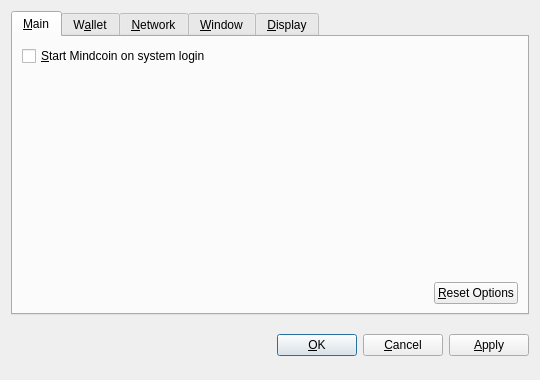
<?xml version="1.0" encoding="UTF-8"?>
<ui version="4.0">
 <class>OptionsDialog</class>
 <widget class="QDialog" name="OptionsDialog">
  <property name="geometry">
   <rect>
    <x>0</x>
    <y>0</y>
    <width>540</width>
    <height>380</height>
   </rect>
  </property>
  <property name="windowTitle">
   <string>Options</string>
  </property>
  <property name="modal">
   <bool>true</bool>
  </property>
  <layout class="QVBoxLayout" name="verticalLayout">
   <item>
    <widget class="QTabWidget" name="tabWidget">
     <property name="tabPosition">
      <enum>QTabWidget::North</enum>
     </property>
     <property name="currentIndex">
      <number>0</number>
     </property>
     <widget class="QWidget" name="tabMain">
      <attribute name="title">
       <string>&amp;Main</string>
      </attribute>
      <layout class="QVBoxLayout" name="verticalLayout_Main">
       <item>
        <widget class="QCheckBox" name="bitcoinAtStartup">
         <property name="toolTip">
          <string>Automatically start Mindcoin after logging in to the system.</string>
         </property>
         <property name="text">
          <string>&amp;Start Mindcoin on system login</string>
         </property>
        </widget>
       </item>
       <item>
        <spacer name="verticalSpacer_Main">
         <property name="orientation">
          <enum>Qt::Vertical</enum>
         </property>
         <property name="sizeHint" stdset="0">
          <size>
           <width>20</width>
           <height>40</height>
          </size>
         </property>
        </spacer>
       </item>
       <item>
        <layout class="QHBoxLayout" name="horizontalLayout_2_Main">
         <item>
          <spacer name="horizontalSpacer_2_Main">
           <property name="orientation">
            <enum>Qt::Horizontal</enum>
           </property>
           <property name="sizeHint" stdset="0">
            <size>
             <width>40</width>
             <height>20</height>
            </size>
           </property>
          </spacer>
         </item>
         <item>
          <widget class="QPushButton" name="resetButton">
           <property name="toolTip">
            <string>Reset all client options to default.</string>
           </property>
           <property name="text">
            <string>&amp;Reset Options</string>
           </property>
           <property name="autoDefault">
            <bool>false</bool>
           </property>
          </widget>
         </item>
        </layout>
       </item>
      </layout>
     </widget>
     <widget class="QWidget" name="tabWallet">
      <attribute name="title">
       <string>W&amp;allet</string>
      </attribute>
      <layout class="QVBoxLayout" name="verticalLayout_Network">
       <item>
        <widget class="QLabel" name="transactionFeeInfoLabel">
         <property name="text">
          <string>Optional transaction fee per kB that helps make sure your transactions are processed quickly. Most transactions are 1 kB.</string>
         </property>
         <property name="textFormat">
          <enum>Qt::PlainText</enum>
         </property>
         <property name="wordWrap">
          <bool>true</bool>
         </property>
        </widget>
       </item>
       <item>
        <layout class="QHBoxLayout" name="horizontalLayout_1_Main">
         <item>
          <widget class="QLabel" name="transactionFeeLabel">
           <property name="text">
            <string>Pay transaction &amp;fee</string>
           </property>
           <property name="textFormat">
            <enum>Qt::PlainText</enum>
           </property>
           <property name="buddy">
            <cstring>transactionFee</cstring>
           </property>
          </widget>
         </item>
         <item>
          <widget class="BitcoinAmountField" name="transactionFee"/>
         </item>
         <item>
          <spacer name="horizontalSpacer_1_Main">
           <property name="orientation">
            <enum>Qt::Horizontal</enum>
           </property>
           <property name="sizeHint" stdset="0">
            <size>
             <width>40</width>
             <height>20</height>
            </size>
           </property>
          </spacer>
         </item>
        </layout>
       </item>
       <item>
        <widget class="QLabel" name="label">
         <property name="text">
          <string>If you disable the spending of unconfirmed change, the change from a transaction cannot be used until that transaction has at least one confirmation. This also affects how your balance is computed.</string>
         </property>
         <property name="wordWrap">
          <bool>true</bool>
         </property>
        </widget>
       </item>
       <item>
        <widget class="QCheckBox" name="spendZeroConfChange">
         <property name="text">
          <string>Spend unconfirmed change  (experts only)</string>
         </property>
        </widget>
       </item>
       <item>
        <spacer name="verticalSpacer">
         <property name="orientation">
          <enum>Qt::Vertical</enum>
         </property>
         <property name="sizeHint" stdset="0">
          <size>
           <width>20</width>
           <height>40</height>
          </size>
         </property>
        </spacer>
       </item>
      </layout>
     </widget>
     <widget class="QWidget" name="tabNetwork">
      <attribute name="title">
       <string>&amp;Network</string>
      </attribute>
      <layout class="QVBoxLayout" name="verticalLayout_Network">
       <item>
        <widget class="QCheckBox" name="mapPortUpnp">
         <property name="toolTip">
          <string>Automatically open the Mindcoin client port on the router. This only works when your router supports UPnP and it is enabled.</string>
         </property>
         <property name="text">
          <string>Map port using &amp;UPnP</string>
         </property>
        </widget>
       </item>
       <item>
        <widget class="QCheckBox" name="connectSocks">
         <property name="toolTip">
          <string>Connect to the Mindcoin network through a SOCKS proxy (e.g. when connecting through Tor).</string>
         </property>
         <property name="text">
          <string>&amp;Connect through SOCKS proxy:</string>
         </property>
        </widget>
       </item>
       <item>
        <layout class="QHBoxLayout" name="horizontalLayout_Network">
         <item>
          <widget class="QLabel" name="proxyIpLabel">
           <property name="text">
            <string>Proxy &amp;IP:</string>
           </property>
           <property name="textFormat">
            <enum>Qt::PlainText</enum>
           </property>
           <property name="buddy">
            <cstring>proxyIp</cstring>
           </property>
          </widget>
         </item>
         <item>
          <widget class="QValidatedLineEdit" name="proxyIp">
           <property name="maximumSize">
            <size>
             <width>140</width>
             <height>16777215</height>
            </size>
           </property>
           <property name="toolTip">
            <string>IP address of the proxy (e.g. 127.0.0.1)</string>
           </property>
          </widget>
         </item>
         <item>
          <widget class="QLabel" name="proxyPortLabel">
           <property name="text">
            <string>&amp;Port:</string>
           </property>
           <property name="textFormat">
            <enum>Qt::PlainText</enum>
           </property>
           <property name="buddy">
            <cstring>proxyPort</cstring>
           </property>
          </widget>
         </item>
         <item>
          <widget class="QLineEdit" name="proxyPort">
           <property name="maximumSize">
            <size>
             <width>55</width>
             <height>16777215</height>
            </size>
           </property>
           <property name="toolTip">
            <string>Port of the proxy (e.g. 9050)</string>
           </property>
          </widget>
         </item>
         <item>
          <widget class="QLabel" name="socksVersionLabel">
           <property name="text">
            <string>SOCKS &amp;Version:</string>
           </property>
           <property name="textFormat">
            <enum>Qt::PlainText</enum>
           </property>
           <property name="buddy">
            <cstring>socksVersion</cstring>
           </property>
          </widget>
         </item>
         <item>
          <widget class="QValueComboBox" name="socksVersion">
           <property name="toolTip">
            <string>SOCKS version of the proxy (e.g. 5)</string>
           </property>
          </widget>
         </item>
         <item>
          <spacer name="horizontalSpacer_Network">
           <property name="orientation">
            <enum>Qt::Horizontal</enum>
           </property>
           <property name="sizeHint" stdset="0">
            <size>
             <width>40</width>
             <height>20</height>
            </size>
           </property>
          </spacer>
         </item>
        </layout>
       </item>
       <item>
        <spacer name="verticalSpacer_Network">
         <property name="orientation">
          <enum>Qt::Vertical</enum>
         </property>
         <property name="sizeHint" stdset="0">
          <size>
           <width>20</width>
           <height>40</height>
          </size>
         </property>
        </spacer>
       </item>
      </layout>
     </widget>
     <widget class="QWidget" name="tabWindow">
      <attribute name="title">
       <string>&amp;Window</string>
      </attribute>
      <layout class="QVBoxLayout" name="verticalLayout_Window">
       <item>
        <widget class="QCheckBox" name="minimizeToTray">
         <property name="toolTip">
          <string>Show only a tray icon after minimizing the window.</string>
         </property>
         <property name="text">
          <string>&amp;Minimize to the tray instead of the taskbar</string>
         </property>
        </widget>
       </item>
       <item>
        <widget class="QCheckBox" name="minimizeOnClose">
         <property name="toolTip">
          <string>Minimize instead of exit the application when the window is closed. When this option is enabled, the application will be closed only after selecting Quit in the menu.</string>
         </property>
         <property name="text">
          <string>M&amp;inimize on close</string>
         </property>
        </widget>
       </item>
       <item>
        <spacer name="verticalSpacer_Window">
         <property name="orientation">
          <enum>Qt::Vertical</enum>
         </property>
         <property name="sizeHint" stdset="0">
          <size>
           <width>20</width>
           <height>40</height>
          </size>
         </property>
        </spacer>
       </item>
      </layout>
     </widget>
     <widget class="QWidget" name="tabDisplay">
      <attribute name="title">
       <string>&amp;Display</string>
      </attribute>
      <layout class="QVBoxLayout" name="verticalLayout_Display">
       <item>
        <layout class="QHBoxLayout" name="horizontalLayout_1_Display">
         <item>
          <widget class="QLabel" name="langLabel">
           <property name="text">
            <string>User Interface &amp;language:</string>
           </property>
           <property name="textFormat">
            <enum>Qt::PlainText</enum>
           </property>
           <property name="buddy">
            <cstring>lang</cstring>
           </property>
          </widget>
         </item>
         <item>
          <widget class="QValueComboBox" name="lang">
           <property name="toolTip">
            <string>The user interface language can be set here. This setting will take effect after restarting Mindcoin.</string>
           </property>
          </widget>
         </item>
        </layout>
       </item>
       <item>
        <layout class="QHBoxLayout" name="horizontalLayout_2_Display">
         <item>
          <widget class="QLabel" name="unitLabel">
           <property name="text">
            <string>&amp;Unit to show amounts in:</string>
           </property>
           <property name="textFormat">
            <enum>Qt::PlainText</enum>
           </property>
           <property name="buddy">
            <cstring>unit</cstring>
           </property>
          </widget>
         </item>
         <item>
          <widget class="QValueComboBox" name="unit">
           <property name="toolTip">
            <string>Choose the default subdivision unit to show in the interface and when sending coins.</string>
           </property>
          </widget>
         </item>
        </layout>
       </item>
       <item>
        <widget class="QCheckBox" name="displayAddresses">
         <property name="toolTip">
          <string>Whether to show Mindcoin addresses in the transaction list or not.</string>
         </property>
         <property name="text">
          <string>&amp;Display addresses in transaction list</string>
         </property>
        </widget>
       </item>
       <item>
        <widget class="QCheckBox" name="coinControlFeatures">
         <property name="toolTip">
          <string>Whether to show coin control features or not.</string>
         </property>
         <property name="text">
          <string>Display coin &amp;control features (experts only!)</string>
         </property>
        </widget>
       </item>
       <item>
        <spacer name="verticalSpacer_Display">
         <property name="orientation">
          <enum>Qt::Vertical</enum>
         </property>
         <property name="sizeHint" stdset="0">
          <size>
           <width>20</width>
           <height>40</height>
          </size>
         </property>
        </spacer>
       </item>
      </layout>
     </widget>
    </widget>
   </item>
   <item>
    <layout class="QHBoxLayout" name="horizontalLayout_Buttons">
     <item>
      <spacer name="horizontalSpacer_1">
       <property name="orientation">
        <enum>Qt::Horizontal</enum>
       </property>
       <property name="sizeHint" stdset="0">
        <size>
         <width>40</width>
         <height>48</height>
        </size>
       </property>
      </spacer>
     </item>
     <item>
      <widget class="QLabel" name="statusLabel">
       <property name="font">
        <font>
         <weight>75</weight>
         <bold>true</bold>
        </font>
       </property>
       <property name="text">
        <string/>
       </property>
       <property name="textFormat">
        <enum>Qt::PlainText</enum>
       </property>
       <property name="wordWrap">
        <bool>true</bool>
       </property>
      </widget>
     </item>
     <item>
      <spacer name="horizontalSpacer_2">
       <property name="orientation">
        <enum>Qt::Horizontal</enum>
       </property>
       <property name="sizeHint" stdset="0">
        <size>
         <width>40</width>
         <height>48</height>
        </size>
       </property>
      </spacer>
     </item>
     <item>
      <widget class="QPushButton" name="okButton">
       <property name="text">
        <string>&amp;OK</string>
       </property>
      </widget>
     </item>
     <item>
      <widget class="QPushButton" name="cancelButton">
       <property name="text">
        <string>&amp;Cancel</string>
       </property>
       <property name="autoDefault">
        <bool>false</bool>
       </property>
      </widget>
     </item>
     <item>
      <widget class="QPushButton" name="applyButton">
       <property name="text">
        <string>&amp;Apply</string>
       </property>
       <property name="autoDefault">
        <bool>false</bool>
       </property>
      </widget>
     </item>
    </layout>
   </item>
  </layout>
 </widget>
 <customwidgets>
  <customwidget>
   <class>BitcoinAmountField</class>
   <extends>QSpinBox</extends>
   <header>bitcoinamountfield.h</header>
  </customwidget>
  <customwidget>
   <class>QValueComboBox</class>
   <extends>QComboBox</extends>
   <header>qvaluecombobox.h</header>
  </customwidget>
  <customwidget>
   <class>QValidatedLineEdit</class>
   <extends>QLineEdit</extends>
   <header>qvalidatedlineedit.h</header>
  </customwidget>
 </customwidgets>
 <resources/>
 <connections/>
</ui>
